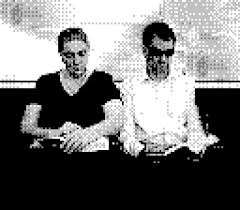
#> input picture processamento de imagem/Aula3/images.jpg, 240 x 210 px
$ python Atividade5.py
#> lines starting #> are read from the running program, lines starting #| are printed output that depends on the picture
from PIL import Image

imglenna = Image.open('images.jpg')
#> imglenna is the input picture: PIL image 240x210 RGB; min 0, max 255, mean 116.3
imglennaCinza = imglenna.convert('L')
imglennaCinza.show()

imgMascara1 = Image.new('L', (imglennaCinza.size[0], imglennaCinza.size[1]), 'BLACK')
#> imgMascara1: PIL image 240x210 L; every value is 0
imgMascara2 = Image.new('L', (imglennaCinza.size[0], imglennaCinza.size[1]), 'BLACK')
imgMascara3 = Image.new('L', (imglennaCinza.size[0], imglennaCinza.size[1]), 'BLACK')
img = Image.new('L', (imglennaCinza.size[0] + 4, imglennaCinza.size[1] + 4), 'BLACK')
#> img: PIL image 244x214 L; every value is 0

h = imglennaCinza.size[0]
#> h = 240
w = imglennaCinza.size[1]
#> w = 210

for i in range(h):
    for j in range(w):
        X = imglennaCinza.getpixel((i, j))
        img.putpixel((i + 1, j + 1), X)
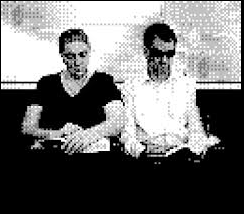
#> img: PIL image 244x214 L; min 0, max 255, mean 112.3


def Mascara1(height, width):
    T = img.getpixel((height, width))
    X3 = img.getpixel((height + 1, width))
    X4 = img.getpixel((height - 1, width))
    X5 = img.getpixel((height, width + 1))
    X6 = img.getpixel((height, width - 1))
    M = int((T + X3 + X4 + X5 + X6) / 5)
    return M


def Mascara2(height, width):
    T = img.getpixel((height, width))
    X1 = img.getpixel((height + 1, width + 1))
    X2 = img.getpixel((height - 1, width + 1))
    X3 = img.getpixel((height + 1, width))
    X4 = img.getpixel((height - 1, width))
    X5 = img.getpixel((height, width + 1))
    X6 = img.getpixel((height, width - 1))
    X7 = img.getpixel((height - 1, width - 1))
    X8 = img.getpixel((height + 1, width - 1))
    M = int((T + X1 + X2 + X3 + X4 + X5 + X6 + X7 + X8) / 9)
    return M


def Mascara3(height, width):
    T = img.getpixel((height, width))
    X1 = img.getpixel((height + 1, width + 1))
    X2 = img.getpixel((height - 1, width + 1))
    X3 = img.getpixel((height + 1, width))
    X4 = img.getpixel((height - 1, width))
    X5 = img.getpixel((height, width + 1))
    X6 = img.getpixel((height, width - 1))
    X7 = img.getpixel((height - 1, width - 1))
    X8 = img.getpixel((height + 1, width - 1))

    X9 = img.getpixel((height + 2, width + 2))
    X10 = img.getpixel((height - 2, width + 2))
    X11 = img.getpixel((height + 2, width))
    X12 = img.getpixel((height - 2, width))
    X13 = img.getpixel((height, width + 2))
    X14 = img.getpixel((height, width - 2))
    X15 = img.getpixel((height - 2, width - 2))
    X16 = img.getpixel((height + 2, width - 2))

    M = int((T + X1 + X2 + X3 + X4 + X5 + X6 + X7 + X8 + X9 + X10 + X11 + X12 + X13 + X14 + X15 + X16) / 17)
    return M


for height in range(2, h + 2):
    for width in range(2, w + 2):
        m1 = Mascara1(height, width)
        m2 = Mascara2(height, width)
        m3 = Mascara3(height, width)
        imgMascara1.putpixel((height - 2, width - 2), m1)
        imgMascara2.putpixel((height - 2, width - 2), m2)
        imgMascara3.putpixel((height - 2, width - 2), m3)
#> this loop made 240 passes
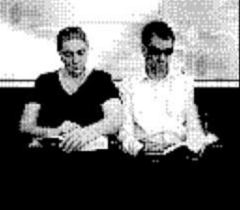
#> imgMascara1: PIL image 240x210 L; min 0, max 255, mean 114.6
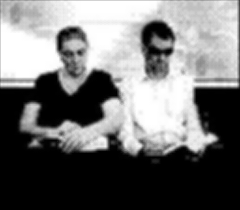
#> imgMascara3: PIL image 240x210 L; min 0, max 255, mean 114.2

imgMascara1.show()
imgMascara2.show()
imgMascara3.show()
